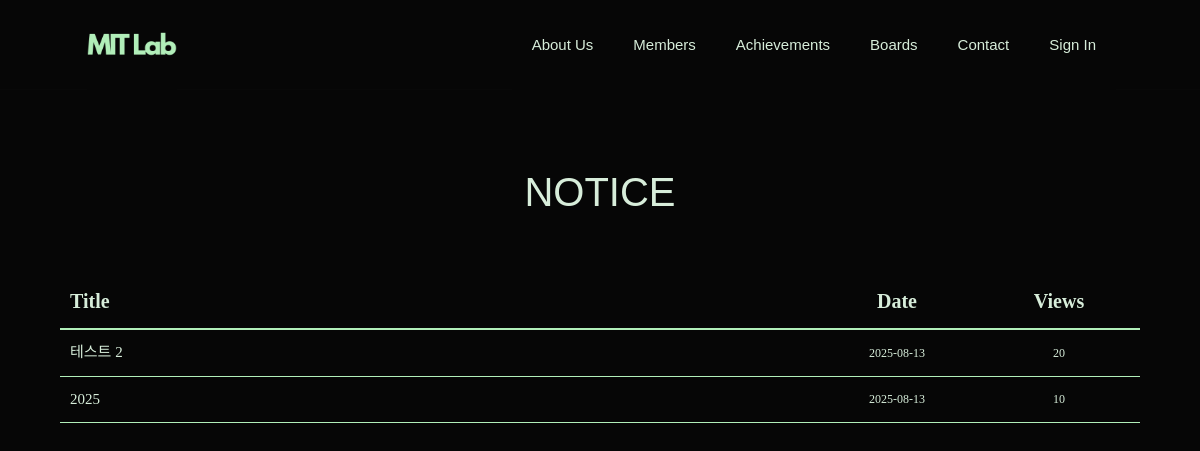
/notice, run on an earlier commit of the app's database.
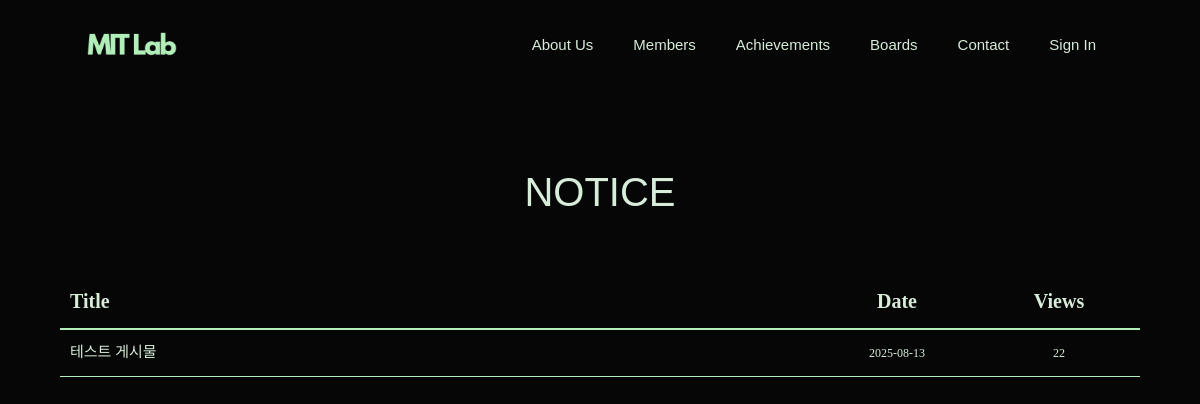
And on a later commit of the database.
### app.py (models this page shows)
class Notice(db.Model):
    id = db.Column(db.Integer, primary_key=True)
    title = db.Column(db.String(200), nullable=False)
    content = db.Column(db.Text, nullable=False)
    created_at = db.Column(db.DateTime, default=datetime.utcnow)
    view_count = db.Column(db.Integer, default=0)
    attachments = db.relationship('NoticeAttachment', backref='notice', cascade='all, delete-orphan')

### app.py (the view)
@app.route('/notice')
def notice():
    notices = Notice.query.order_by(Notice.created_at.desc()).all()
    return render_template('notice.html', notices=notices)

### app.py (called while the page is built)
@app.context_processor
def inject_csrf_token():
    return dict(csrf_token=generate_csrf)

### templates/notice.html (shortened to what this page needs)
{% extends "base.html" %}
{% block content %}
    <div class="container-fluid mt-5 notice-container">
        <div class="d-flex justify-content-between align-items-center my-5">
            <h2 class="section-title">Notice</h2>
            <table class="notice-table">
                <thead>
                    <tr>
                        <th class="title-col">Title</th>
                        <th class="date-col">Date</th>
                        <th class="views-col">Views</th>
                    </tr>
                </thead>
                <tbody>
                    {% for notice in notices %}
                    <tr onclick="location.href='{{ url_for('notice_view_post', notice_id=notice.id) }}'">
                        <td>{{ notice.title }}</td>
                        <td>{{ notice.created_at.strftime('%Y-%m-%d') }}</td>
                        <td>{{ notice.view_count }}</td>
                    </tr>
                    {% endfor %}
                </tbody>
            </table>
        </div>
    </div>
{% endblock %}

What changed in the data, as far as the page shows it:
removed Notice: title "2025", created_at "2025-08-13", view_count "10"
changed Notice: title "테스트 2" → "테스트 게시물"; view_count "20" → "22"
